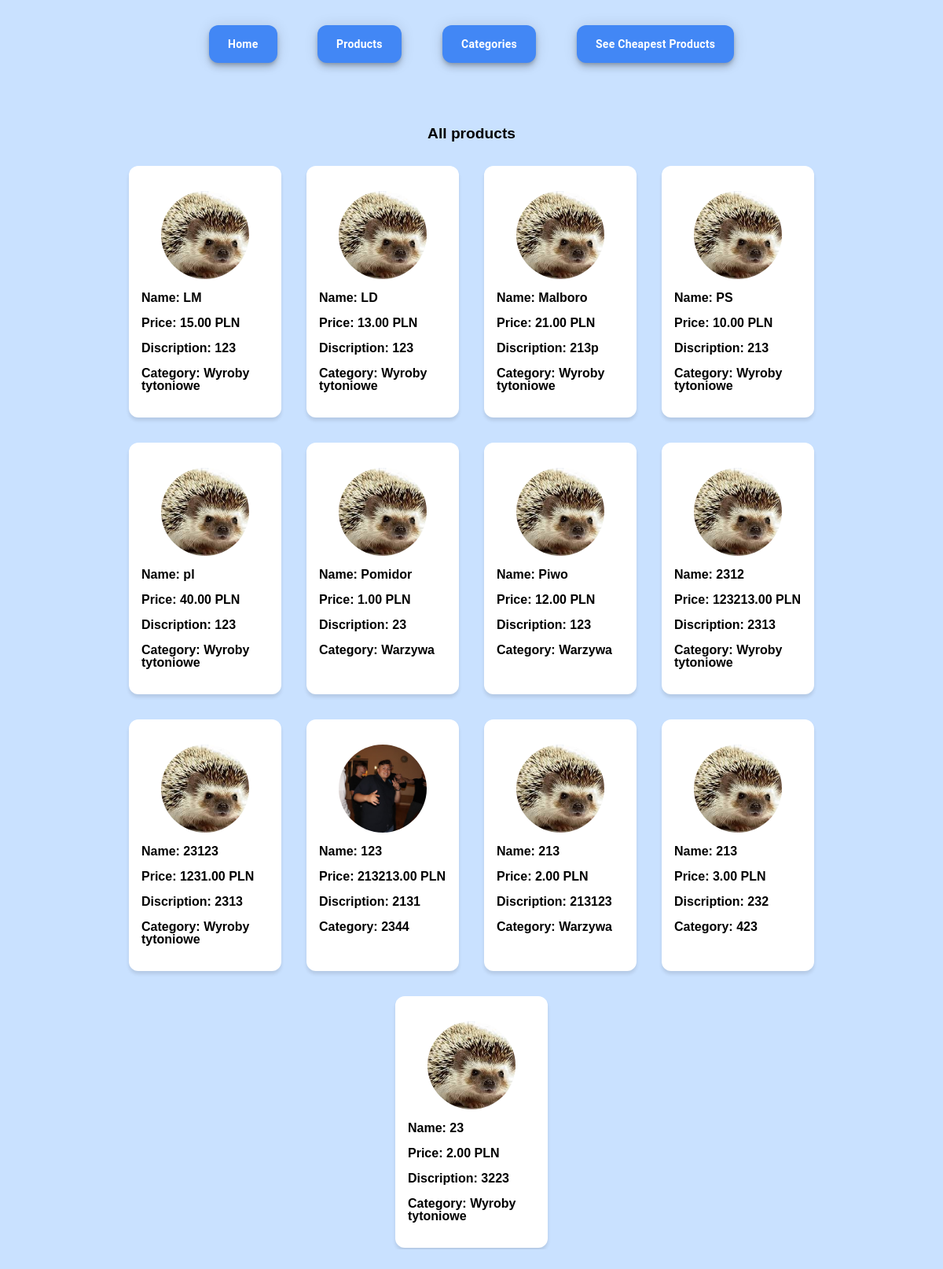
Screenshot of /products_list/ with the database file from the repository.
### www/models.py (models this page shows, shortened)
class Product(models.Model):
    name = models.CharField(max_length=40)
    price = models.DecimalField(max_digits=10, decimal_places=2)
    photo = models.ImageField(upload_to='images')
    discription = models.CharField(max_length=100, default='')
    create = models.DateTimeField(auto_now=False, auto_now_add=True)
    category = models.ForeignKey(Category, on_delete=models.CASCADE)

class Category(models.Model):
    name = models.CharField(max_length=40)
    discription = models.TextField(max_length=50)
    created_at = models.DateTimeField(auto_now_add=True)

### www/views.py (the view)
# urls.py: path('products_list/', views.products_list, name='products_list'),
def products_list(request):
    products = Product.objects.all()
    return render(request, 'www/products_list.html', {'products': products})

### www/templates/www/products_list.html (shortened to what this page needs)
<!DOCTYPE html>
<html lang="en">
<head>
    {% load static %}
    <link rel="stylesheet" href="{% static 'reset.css' %}">
    <link rel="stylesheet" href="{% static 'header.css' %}">
    <link rel="stylesheet" href="{% static 'main.css' %}">
    <link rel="stylesheet" href="{% static 'products.css' %}">
</head>
<body>
    <header>
        <div class="container">
          <a class="link" href="{% url 'index' %}"><button>Home</button></a>
          <a class="link" href="{% url 'products' %}"><button>Products</button></a>
          <a class="link" href="{% url 'categories' %}"><button>Categories</button></a>
          <a class="link" href="{% url 'cheapest' %}"><button>See Cheapest Products</button></a>
        </div>
    </header>
    <main>
        <div class="container">
            <div class="show_products  products_list">
                <h1>All products</h1>
            <div class="products">
                {% for product in products %}
                    <div class="product">
                        <img src="{{ product.photo.url }}" alt="{{ product.name }}" >
                        <p>Name: {{ product.name }}</p>
                        <p>Price: {{ product.price}} PLN</p>
                        <p>Discription: {{ product.discription }}</p>
                        <p>Category: {{ product.category.name }}</p>
                    </div>
                {% endfor %}
            </div>
            </div>
        </div>
    </main>
</body>
</html>

### static/header.css (style rules this page uses)
header { display: flex; justify-content: center; padding: 2rem 0 ; }
header > .container { width: 60%; }
.link > button { margin-top: 0; }

### static/main.css (style rules this page uses)
main { display: flex; align-items: center; justify-content: center; height: 80vh; }

### static/products.css (style rules this page uses)
h1 { text-align: center; margin-bottom: 1rem; font-size: 1.2rem; font-weight: bold; }
.products { display: flex; justify-content: center; flex-wrap: wrap; }
.product { display: flex; flex-direction: column; margin:1rem; padding: 1rem; background-color: #fff; border-radius: 12px; width: 15%; box-shadow: 0px 4px 4px rgba(0, 0, 0, 0.1); }
img { align-self: center; border-radius: 50%; width: 7em; height: 7rem; object-fit: cover; margin: 1rem; }
p { font-weight: bolder; margin-bottom: 1rem; }
.products_list { width: 100%; height: 75vh; overflow: auto; }

### rows the page displays
Product: photo (picture), name "LM", price "15.00", discription "123", category.name "Wyroby tytoniowe"
Product: photo (picture), name "LD", price "13.00", discription "123", category.name "Wyroby tytoniowe"
Product: photo (picture), name "Malboro", price "21.00", discription "213p", category.name "Wyroby tytoniowe"
Product: photo (picture), name "PS", price "10.00", discription "213", category.name "Wyroby tytoniowe"
Product: photo (picture), name "pl", price "40.00", discription "123", category.name "Wyroby tytoniowe"
Product: photo (picture), name "Pomidor", price "1.00", discription "23", category.name "Warzywa"
Product: photo (picture), name "Piwo", price "12.00", discription "123", category.name "Warzywa"
Product: photo (picture), name "2312", price "123213.00", discription "2313", category.name "Wyroby tytoniowe"
Product: photo (picture), name "23123", price "1231.00", discription "2313", category.name "Wyroby tytoniowe"
Product: photo (picture), name "123", price "213213.00", discription "2131", category.name "2344"
Product: photo (picture), name "213", price "2.00", discription "213123", category.name "Warzywa"
Product: photo (picture), name "213", price "3.00", discription "232", category.name "423"
Product: photo (picture), name "23", price "2.00", discription "3223", category.name "Wyroby tytoniowe"
